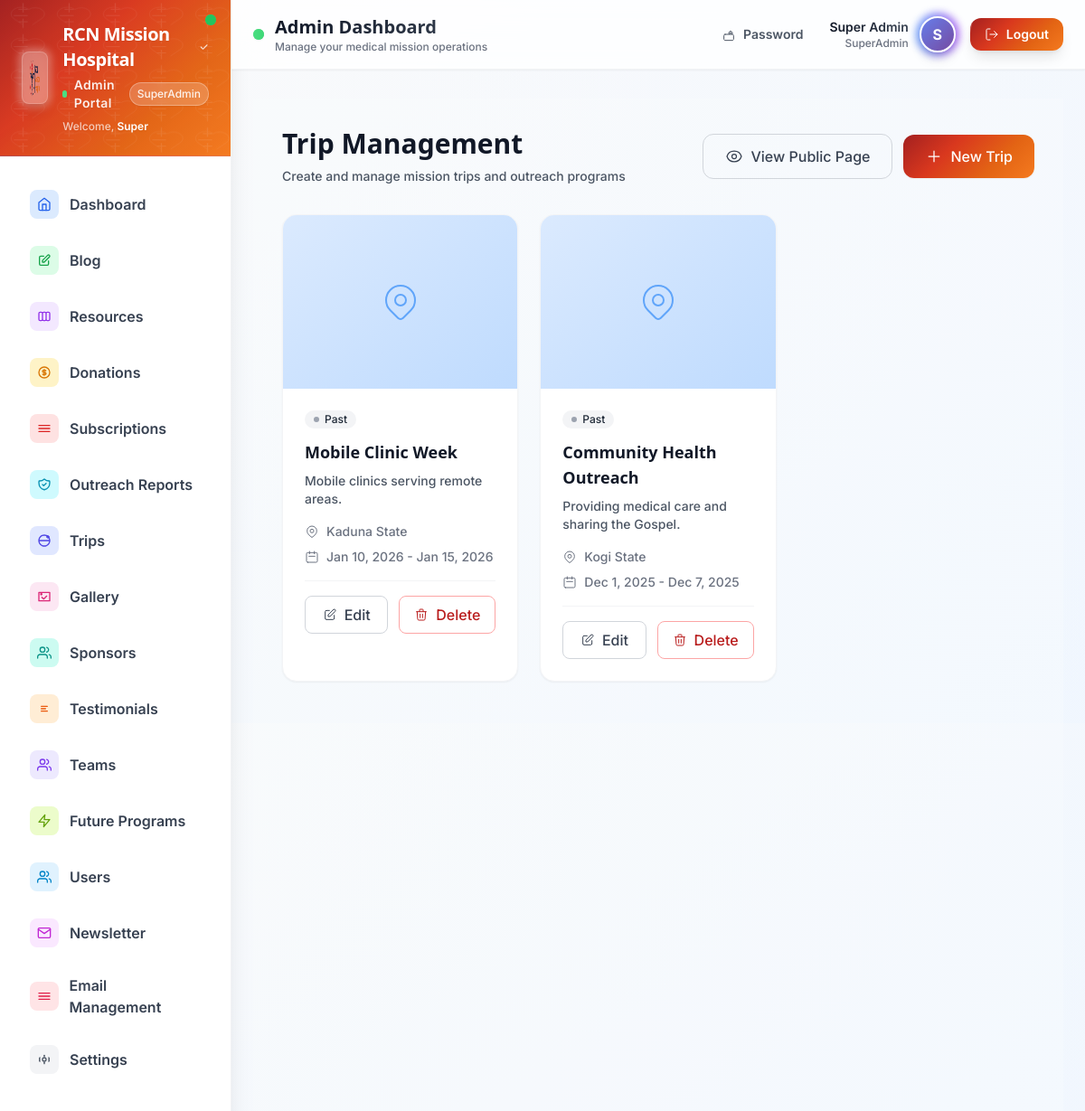
The page /admin/trips.php (signed in) on the database its author committed.
### tables this page shows
CREATE TABLE IF NOT EXISTS trips (
  id INT AUTO_INCREMENT PRIMARY KEY,
  title VARCHAR(200) NOT NULL,
  location VARCHAR(200) NOT NULL,
  start_date DATE NOT NULL,
  end_date DATE NOT NULL,
  description TEXT NOT NULL,
  image VARCHAR(255) DEFAULT NULL,
  cost DECIMAL(10,2) DEFAULT NULL,
  register_deadline DATE DEFAULT NULL,
  spots_available INT DEFAULT NULL
);

### config/security.php (called while the page is built, shortened)
<?php
function esc_html(string $str): string {
    return htmlspecialchars($str, ENT_QUOTES, 'UTF-8');
}
function url(string $path): string {
    $base = defined('BASE_PATH') ? BASE_PATH : '/';
    return rtrim($base, '/') . '/' . ltrim($path, '/');
}

### config/db.php (called while the page is built, shortened)
<?php
function db(): PDO {
    static $pdo = null;
    if ($pdo === null) {
        $dsn = 'mysql:host=' . DB_HOST . ';dbname=' . DB_NAME . ';charset=utf8mb4';
        $options = [
            PDO::ATTR_ERRMODE => PDO::ERRMODE_EXCEPTION,
            PDO::ATTR_DEFAULT_FETCH_MODE => PDO::FETCH_ASSOC,
            PDO::ATTR_EMULATE_PREPARES => false,
        ];
        $pdo = new PDO($dsn, DB_USER, DB_PASS, $options);
    }
    return $pdo;
}

### admin/trips.php (the view, shortened to what this page needs)
<?php require_once __DIR__ . '/../config/security.php'; ?>
<?php require_once __DIR__ . '/../config/db.php'; ?>
<?php include __DIR__ . '/includes/admin-header.php'; ?>
<?php
$action = $_GET['action'] ?? 'list';
$page = isset($_GET['page']) ? max(1, (int)$_GET['page']) : 1;
$perPage = 6;
?>
<div class="min-h-screen bg-gray-50/30">
  <div class="max-w-7xl mx-auto px-4 sm:px-6 lg:px-8 py-8">
    <div class="mb-8">
      <div class="flex flex-col sm:flex-row sm:items-center sm:justify-between">
        <div>
          <h1 class="text-3xl font-bold text-gray-900">Trip Management</h1>
          <p class="mt-2 text-sm text-gray-600">Create and manage mission trips and outreach programs</p>
        </div>
        <div class="mt-4 sm:mt-0 flex items-center gap-3">
          <?php if ($action === 'list'): ?>
            <a href="<?php echo url('trips/upcoming'); ?>" target="_blank"
              class="inline-flex items-center gap-2 px-6 py-3 rounded-xl border border-gray-300 text-gray-700 font-medium hover:bg-gray-50 transition-all duration-200">
              View Public Page
            </a>
            <a href="<?php echo url('admin/trips.php'); ?>?action=create"
              class="inline-flex items-center gap-2 px-6 py-3 rounded-xl text-white font-medium shadow-sm hover:shadow-md transition-all duration-200"
              style="background: <?php echo RCN_GRADIENT; ?>;">
              <svg class="h-5 w-5" viewBox="0 0 24 24" fill="none" xmlns="http://www.w3.org/2000/svg">
                <path d="M12 5V19M5 12H19" class="icon-stroke" stroke="currentColor" stroke-width="2"
                  stroke-linecap="round" />
              </svg>
              New Trip
            </a>
          <?php endif; ?>
        </div>
      </div>
    </div>
    <?php if ($action === 'list'): ?>
      <?php
      try {
        $offset = ($page - 1) * $perPage;
        $trips = db()->query('SELECT * FROM trips ORDER BY start_date DESC, id DESC LIMIT ' . (int)$perPage . ' OFFSET ' . (int)$offset)->fetchAll();
      } catch (Throwable $e) {
        $trips = [];
        $pages = 1;
      }
      ?>
      <?php if (empty($trips)): ?>
        <div class="bg-white rounded-2xl shadow-sm border border-gray-100 p-12 text-center">
          <svg class="h-16 w-16 mx-auto text-gray-300 mb-4" fill="none" viewBox="0 0 24 24" stroke="currentColor">
            <path stroke-linecap="round" stroke-linejoin="round" stroke-width="1"
              d="M17.657 16.657L13.414 20.9a1.998 1.998 0 01-2.827 0l-4.244-4.243a8 8 0 1111.314 0z" />
            <path stroke-linecap="round" stroke-linejoin="round" stroke-width="1"
              d="M15 11a3 3 0 11-6 0 3 3 0 016 0z" />
          </svg>
          <h3 class="text-lg font-medium text-gray-900 mb-2">No trips yet</h3>
          <p class="text-gray-500 mb-6">Get started by creating your first mission trip.</p>
          <a href="<?php echo url('admin/trips.php'); ?>?action=create"
            class="inline-flex items-center gap-2 px-6 py-3 rounded-xl text-white font-medium shadow-sm hover:shadow-md transition-all duration-200"
            style="background: <?php echo RCN_GRADIENT; ?>;">
            <svg class="h-5 w-5" viewBox="0 0 24 24" fill="none" xmlns="http://www.w3.org/2000/svg">
              <path d="M12 5V19M5 12H19" class="icon-stroke" stroke="currentColor" stroke-width="2"
                stroke-linecap="round" />
            </svg>
            Create First Trip
          </a>
        </div>
      <?php else: ?>
        <div class="grid grid-cols-1 md:grid-cols-2 lg:grid-cols-3 gap-6">
          <?php foreach ($trips as $trip): ?>
            <?php
            $isUpcoming = strtotime($trip['start_date']) > time();
            ?>
            <div
              class="bg-white rounded-2xl shadow-sm border border-gray-100 overflow-hidden hover:shadow-md transition-all duration-300 group">
              <?php if (!empty($trip['image'])): ?>
                <div class="h-48 bg-gray-200 overflow-hidden">
                  <img src="<?php echo url('uploads/' . $trip['image']); ?>"
                    alt="<?php echo esc_attr($trip['title']); ?>"
                    class="w-full h-full object-cover group-hover:scale-105 transition-transform duration-300">
                </div>
              <?php else: ?>
                <div class="h-48 bg-gradient-to-br from-blue-100 to-blue-200 flex items-center justify-center">
                </div>
              <?php endif; ?>
              <div class="p-6">
                <div class="flex items-center gap-2 mb-3">
                  <?php if ($isUpcoming): ?>
                    <span
                      class="inline-flex items-center px-2.5 py-0.5 rounded-full text-xs font-medium bg-green-100 text-green-800">
                      <span class="w-1.5 h-1.5 rounded-full bg-green-400 mr-1.5"></span>
                      Upcoming
                    </span>
                  <?php else: ?>
                    <span
                      class="inline-flex items-center px-2.5 py-0.5 rounded-full text-xs font-medium bg-gray-100 text-gray-800">
                      <span class="w-1.5 h-1.5 rounded-full bg-gray-400 mr-1.5"></span>
                      Past
                    </span>
                  <?php endif; ?>
                </div>
                <h3
                  class="font-semibold text-gray-900 text-lg mb-2 group-hover:text-blue-600 transition-colors">
                  <?php echo esc_html($trip['title']); ?></h3>
                <p class="text-gray-600 text-sm mb-4"><?php
                  if (!function_exists('excerpt_plain')) {
                    function excerpt_plain(string $html, int $limit = 160): string {
                      $text = trim(preg_replace('/\s+/u', ' ', strip_tags($html)));
                      if (mb_strlen($text) <= $limit) return $text;
                      $cut = mb_substr($text, 0, $limit);
                      $cut = preg_replace('/\s+\S*$/u', '', $cut);
                      return rtrim($cut) . '…';
                    }
                  }
                  echo esc_html(excerpt_plain($trip['description'], 160));
                ?></p>
                <div class="space-y-2 text-sm text-gray-500 mb-4">
                  <div class="flex items-center gap-2">
                    <?php echo esc_html($trip['location']); ?>
                  </div>
                  <div class="flex items-center gap-2">
                    <svg class="h-4 w-4" viewBox="0 0 24 24" fill="none" xmlns="http://www.w3.org/2000/svg">
                      <path
                        d="M8 7V3m8 4V3m-9 8h10M5 21h14a2 2 0 002-2V7a2 2 0 00-2-2H5a2 2 0 00-2 2v12a2 2 0 002 2z"
                        class="icon-stroke" stroke="currentColor" stroke-width="2" stroke-linecap="round"
                        stroke-linejoin="round" />
                    </svg>
                    <?php echo date('M j, Y', strtotime($trip['start_date'])); ?> -
                    <?php echo date('M j, Y', strtotime($trip['end_date'])); ?>
                  </div>
                </div>
                <div class="flex items-center gap-3 pt-4 border-t border-gray-100">
                  <a href="<?php echo url('admin/trips.php'); ?>?action=edit&id=<?php echo (int)$trip['id']; ?>"
                    class="flex-1 inline-flex items-center justify-center gap-2 px-4 py-2 rounded-lg border border-gray-300 text-gray-700 font-medium hover:bg-gray-50 transition-colors duration-200">
                    Edit
                  </a>
                  <form method="post" action="<?php echo url('admin/trips.php'); ?>?action=delete"
                    onsubmit="return confirm('Are you sure you want to delete this trip? This action cannot be undone.')"
                    class="flex-1">
                    <button type="submit"
                      class="w-full inline-flex items-center justify-center gap-2 px-4 py-2 rounded-lg border border-red-300 text-red-700 font-medium hover:bg-red-50 transition-colors duration-200">
                      Delete
                    </button>
                  </form>
                </div>
              </div>
            </div>
          <?php endforeach; ?>
        </div>
      <?php endif; ?>
    <?php endif; ?>
  </div>
</div>
<?php include __DIR__ . '/includes/admin-footer.php'; ?>

### assets/css/custom.css (style rules this page uses)
:root { --midnight: #0A1A3B; --mission_orange: #E36414; --deep_red: #A32020; --flame_red: #D9381E; --warm_orange: #F47A1F; --soft_gray: #F2F2F2; }
body { font-family: "Poppins", system-ui, -apple-system, Segoe UI, Roboto, sans-serif; -webkit-text-size-adjust: 100%; font-weight: 500; }
h1, h2, h3, h4, h5, h6 { font-family: Poppins, system-ui, -apple-system, Segoe UI, Roboto, sans-serif; font-weight: 700; }
html { scroll-behavior: smooth; }
header nav a, header nav button, button, .btn, .btn-primary, .btn-secondary { font-weight: 600; }

### rows shown on the page
trips: shows "Past", title "Mobile Clinic Week", description "Mobile clinics serving remote areas.", location "Kaduna State", start_date "Jan 10, 2026", end_date "Jan 15, 2026"
trips: shows "Past", title "Community Health Outreach", description "Providing medical care and sharing the Gospel.", location "Kogi State", start_date "Dec 1, 2025", end_date "Dec 7, 2025"

### other values the page prints
APP_NAME "RCN Mission Hospital"
$user['role'] "SuperAdmin"
explode(' ', $user['name'] ?? 'User')[0] "Super"
substr($user['name'] ?? 'U', 0, 1) "S"
